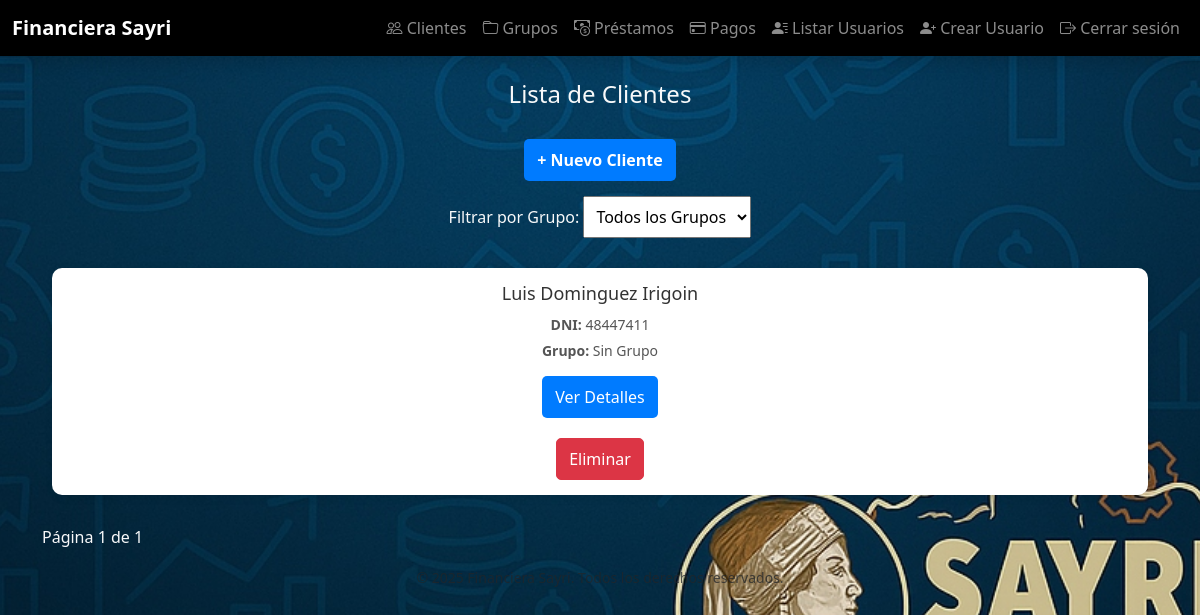
Screenshot of /clientes/ (signed in) with the database file from the repository.
### models/cliente.py (models this page shows)
class Cliente(db.Model):
    __tablename__ = 'cliente'
    id = db.Column(db.Integer, primary_key=True)
    nombre = db.Column(db.String(100), nullable=False)
    apellido = db.Column(db.String(100), nullable=False)
    dni = db.Column(db.String(15), unique=True, nullable=False)
    celular = db.Column(db.String(20), nullable=False)
    operadora = db.Column(db.String(50))
    banco = db.Column(db.String(50))
    numero_cuenta = db.Column(db.String(50))
    fecha_registro = db.Column(db.DateTime, default=datetime.utcnow)
    grupo_id = db.Column(db.Integer, db.ForeignKey('grupo.id'), nullable=True)
    prestamos_individuales = db.relationship('PrestamoIndividual', backref='cliente', lazy=True)

### routes/clientes.py (the view)
@clientes_bp.route('/')
@login_required
def lista_clientes():
    page = request.args.get('page', 1, type=int)
    grupo_id = request.args.get('grupo_id', type=int)
    query = Cliente.query
    if grupo_id:
        query = query.filter_by(grupo_id=grupo_id)
    clientes = query.paginate(page=page, per_page=10)  # 10 clientes por página
    grupos = Grupo.query.all()  # Obtener todos los grupos
    return render_template('clientes/lista_clientes.html', clientes=clientes, grupos=grupos, selected_grupo=grupo_id)

### app.py (called while the page is built)
def create_app():
    app = Flask(__name__)
    app.config.from_object(Config)
    db.init_app(app)
    Migrate(app, db)
    login_manager = LoginManager()
    login_manager.init_app(app)
    login_manager.login_view = "login.login_view"  # Nombre del blueprint y la ruta de login
    @login_manager.user_loader
    def load_user(user_id):
        return db.session.get(Usuario, int(user_id))  # Asegúrate de que estás obteniendo al usuario de la base de datos
    register_routes(app)
    with app.app_context():
        inicializar_roles()
        crear_admin()  # Crea un usuario admin si no existe
    return app

### templates/clientes/lista_clientes.html (shortened to what this page needs)
{% extends "base.html" %}
{% block content %}
    <h2 class="title">Lista de Clientes</h2>
    <div class="add-client-container">
        <a href="{{ url_for('clientes.nuevo_cliente') }}" class="btn btn-add">+ Nuevo Cliente</a>
    </div>
    <form method="GET" action="{{ url_for('clientes.lista_clientes') }}" class="filter-form">
        <label for="grupo_id">Filtrar por Grupo:</label>
        <select name="grupo_id" id="grupo_id" onchange="this.form.submit()">
            <option value="">Todos los Grupos</option>
        </select>
    </form>
    <div class="clientes-grid">
        {% for cliente in clientes.items %}
            <div class="cliente-card">
                <h3>{{ cliente.nombre }} {{ cliente.apellido }}</h3>
                <p><strong>DNI:</strong> {{ cliente.dni }}</p>
                <p><strong>Grupo:</strong> {{ cliente.grupo.nombre if cliente.grupo else 'Sin Grupo' }}</p>
                <a href="{{ url_for('clientes.detalle_cliente', cliente_id=cliente.id) }}" class="btn">Ver Detalles</a>
                <form method="POST" action="{{ url_for('clientes.eliminar_cliente', cliente_id=cliente.id) }}" style="margin-top: 10px;">
                    <button type="submit" class="btn btn-danger" onclick="return confirm('¿Estás seguro de que deseas eliminar este cliente?')">
                        Eliminar
                    </button>
                </form>
            </div>
        {% endfor %}
    </div>
    <div class="pagination">
        <span>Página {{ clientes.page }} de {{ clientes.pages }}</span>
    </div>
{% endblock %}

### static/styles.css (style rules this page uses)
body { background: url('/static/images/fondo.jpg') no-repeat center center fixed; background-size: cover; color: white; }

### templates/clientes/lista_clientes.html (style rules this page uses)
.title { text-align: center; font-size: 24px; margin-bottom: 20px; }
.add-client-container { text-align: center; margin-bottom: 15px; }
.btn-add { background: #28a745; color: white; text-decoration: none; padding: 10px 15px; border-radius: 5px; font-weight: bold; display: inline-block; transition: 0.3s; }
.filter-form { text-align: center; margin-bottom: 20px; }
.filter-form select { padding: 8px; font-size: 16px; }
.clientes-grid { display: grid; grid-template-columns: repeat(auto-fit, minmax(250px, 1fr)); gap: 15px; padding: 10px; }
.cliente-card { background: white; border-radius: 10px; padding: 15px; box-shadow: 2px 2px 10px rgba(0, 0, 0, 0.1); text-align: center; transition: transform 0.2s; }
.cliente-card h3 { margin-bottom: 10px; font-size: 18px; color: #333; }
.cliente-card p { margin: 5px 0; font-size: 14px; color: #555; }
.btn { display: inline-block; background: #007bff; color: white; text-decoration: none; padding: 8px 12px; border-radius: 5px; margin-top: 10px; }
.btn-danger { display: inline-block; background: #dc3545; color: white; text-decoration: none; padding: 8px 12px; border-radius: 5px; }
.pagination { text-align: center; margin-top: 20px; }

### rows the page displays
Cliente: nombre "Luis", apellido "Dominguez Irigoin", dni "48447411", grupo "Sin Grupo"

### other values shown
{{ clientes.page }} "1"
{{ clientes.pages }} "1"
